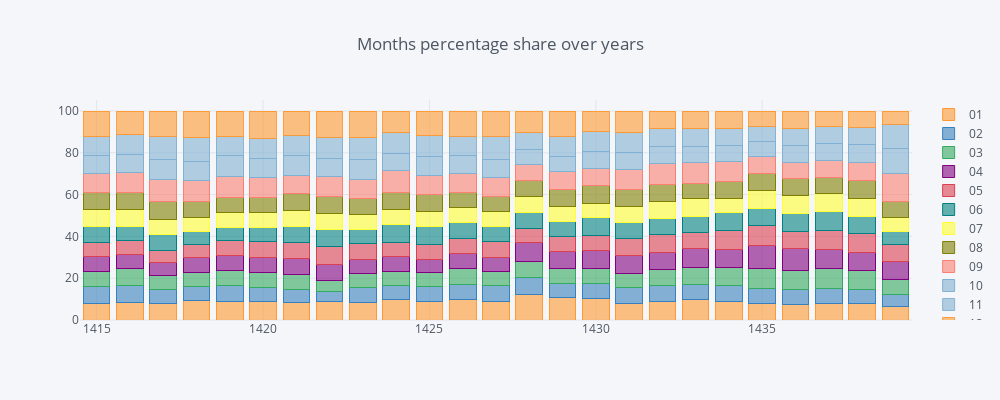
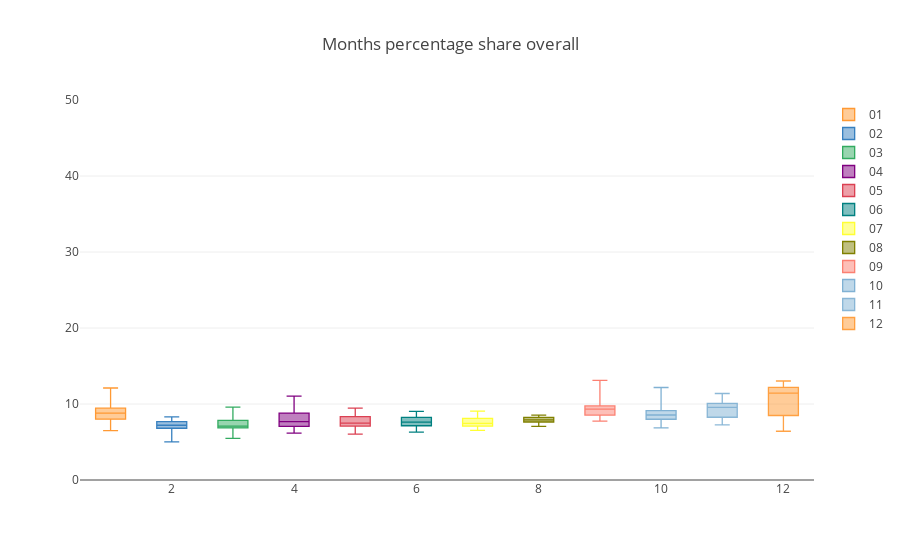

Notebook source saved alongside these figures, in order:
### Markdown cell above
* Now we have **25 samples, 12 groups** of data.
* This is the final dataset that we are going to do our analysis (**statistical test**) on it.

### Code cell
import plotly.graph_objs as go    



# Taking the percentage of month share for each year separately
# bars, to compare months percentage share & how it is changing over years 
df_main.iplot(kind='bar',barmode='stack',title='Months percentage share over years')


# box, to compare the overall months percentage share & to prevent outliers effect when comparing
layout = go.Layout(yaxis=dict(range=[0,50]),title='Months percentage share overall')
df_main.iplot(kind='box',layout=layout)

### Figure 1 — Plotly figure (JSON) as saved in the notebook; plotly's stock layout.template omitted (floating-point values rounded to 4 significant figures)
{"data": [{"marker": {"color": "rgba(255, 153, 51, 0.6)", "line": {"color": "rgba(255, 153, 51, 1.0)", "width": 1}}, "name": "01", "orientation": "v", "text": "", "type": "bar", "uid": "b6bf62ab-fcd8-47f2-9476-7aef716be39d", "x": ["1415", "1416", "1417", "1418", "1419", "1420", "1421", "1422", "1423", "1424", "1425", "1426", "1427", "1428", "1429", "1430", "1431", "1432", "1433", "1434", "1435", "1436", "1437", "1438", "1439"], "y": [8.02, 8.538, 8.121, 9.387, 8.952, 8.899, 8.298, 8.627, 8.198, 9.66, 8.991, 9.665, 8.99, 12.11, 10.6, 10.14, 7.811, 8.817, 9.663, 8.794, 7.676, 7.256, 7.968, 7.679, 6.509]}, {"marker": {"color": "rgba(55, 128, 191, 0.6)", "line": {"color": "rgba(55, 128, 191, 1.0)", "width": 1}}, "name": "02", "orientation": "v", "text": "", "type": "bar", "uid": "9cca5530-837d-49a5-9ffc-7fe57b14308d", "x": ["1415", "1416", "1417", "1418", "1419", "1420", "1421", "1422", "1423", "1424", "1425", "1426", "1427", "1428", "1429", "1430", "1431", "1432", "1433", "1434", "1435", "1436", "1437", "1438", "1439"], "y": [8.12, 7.853, 6.441, 6.61, 7.754, 6.733, 6.52, 5.016, 7.124, 6.91, 6.835, 7.237, 7.516, 8.306, 6.968, 7.498, 7.679, 7.689, 7.487, 7.944, 7.399, 7.204, 7.031, 6.994, 5.507]}, {"marker": {"color": "rgba(50, 171, 96, 0.6)", "line": {"color": "rgba(50, 171, 96, 1.0)", "width": 1}}, "name": "03", "orientation": "v", "text": "", "type": "bar", "uid": "01819a7b-9247-4dac-b4bc-4f4d023e918b", "x": ["1415", "1416", "1417", "1418", "1419", "1420", "1421", "1422", "1423", "1424", "1425", "1426", "1427", "1428", "1429", "1430", "1431", "1432", "1433", "1434", "1435", "1436", "1437", "1438", "1439"], "y": [7.055, 8.04, 6.565, 6.882, 6.766, 7.26, 6.717, 5.474, 6.967, 6.734, 7.006, 7.534, 6.863, 7.551, 7.078, 6.822, 6.993, 7.626, 7.781, 8.33, 9.6, 9.074, 9.414, 8.836, 7.181]}, {"marker": {"color": "rgba(128, 0, 128, 0.6)", "line": {"color": "rgba(128, 0, 128, 1.0)", "width": 1}}, "name": "04", "orientation": "v", "text": "", "type": "bar", "uid": "81b4fea7-82c6-4084-ad93-6e37e124cc31", "x": ["1415", "1416", "1417", "1418", "1419", "1420", "1421", "1422", "1423", "1424", "1425", "1426", "1427", "1428", "1429", "1430", "1431", "1432", "1433", "1434", "1435", "1436", "1437", "1438", "1439"], "y": [7.321, 6.918, 6.161, 6.882, 7.395, 7.114, 7.677, 7.595, 6.627, 7.238, 6.296, 7.435, 6.767, 8.885, 7.932, 8.674, 8.32, 8.358, 9.114, 8.775, 11.04, 10.46, 9.364, 8.608, 9.012]}, {"marker": {"color": "rgba(219, 64, 82, 0.6)", "line": {"color": "rgba(219, 64, 82, 1.0)", "width": 1}}, "name": "05", "orientation": "v", "text": "", "type": "bar", "uid": "e24c476a-12e6-497f-afc5-b4a79cf0b8d7", "x": ["1415", "1416", "1417", "1418", "1419", "1420", "1421", "1422", "1423", "1424", "1425", "1426", "1427", "1428", "1429", "1430", "1431", "1432", "1433", "1434", "1435", "1436", "1437", "1438", "1439"], "y": [6.789, 6.762, 6.036, 6.339, 6.946, 7.494, 7.959, 8.398, 7.465, 6.532, 7.153, 7.237, 7.395, 7.148, 7.326, 7.498, 8.32, 8.232, 7.762, 8.813, 9.461, 8.491, 8.888, 9.195, 7.694]}, {"marker": {"color": "rgba(0, 128, 128, 0.6)", "line": {"color": "rgba(0, 128, 128, 1.0)", "width": 1}}, "name": "06", "orientation": "v", "text": "", "type": "bar", "uid": "4b09a909-cec5-45cd-a015-b6a4e5d15736", "x": ["1415", "1416", "1417", "1418", "1419", "1420", "1421", "1422", "1423", "1424", "1425", "1426", "1427", "1428", "1429", "1430", "1431", "1432", "1433", "1434", "1435", "1436", "1437", "1438", "1439"], "y": [7.421, 6.762, 7.405, 6.308, 6.557, 6.762, 7.705, 8.197, 7.15, 8.55, 8.354, 7.584, 7.105, 7.576, 7.298, 8.203, 7.679, 7.606, 7.899, 8.581, 8.213, 8.679, 9.019, 8.331, 6.561]}, {"marker": {"color": "rgba(255, 255, 51, 0.6)", "line": {"color": "rgba(255, 255, 51, 1.0)", "width": 1}}, "name": "07", "orientation": "v", "text": "", "type": "bar", "uid": "3bc6ec8c-4c25-4a99-8e96-90ab4cd03422", "x": ["1415", "1416", "1417", "1418", "1419", "1420", "1421", "1422", "1423", "1424", "1425", "1426", "1427", "1428", "1429", "1430", "1431", "1432", "1433", "1434", "1435", "1436", "1437", "1438", "1439"], "y": [8.087, 7.946, 7.312, 6.731, 7.006, 7.084, 7.592, 7.739, 6.757, 7.44, 7.374, 7.113, 7.057, 7.501, 7.243, 6.998, 7.723, 8.232, 8.428, 7.112, 8.785, 8.182, 9.052, 8.689, 6.522]}, {"marker": {"color": "rgba(128, 128, 0, 0.6)", "line": {"color": "rgba(128, 128, 0, 1.0)", "width": 1}}, "name": "08", "orientation": "v", "text": "", "type": "bar", "uid": "03a75026-c05f-45c4-b6b4-0b7c6ba7caa2", "x": ["1415", "1416", "1417", "1418", "1419", "1420", "1421", "1422", "1423", "1424", "1425", "1426", "1427", "1428", "1429", "1430", "1431", "1432", "1433", "1434", "1435", "1436", "1437", "1438", "1439"], "y": [8.319, 8.414, 8.494, 7.727, 7.395, 7.055, 7.846, 7.825, 7.674, 8.045, 7.913, 7.435, 7.371, 7.702, 8.014, 8.292, 7.701, 8.42, 7.115, 8.079, 8.04, 8.216, 7.491, 8.543, 7.945]}, {"marker": {"color": "rgba(251, 128, 114, 0.6)", "line": {"color": "rgba(251, 128, 114, 1.0)", "width": 1}}, "name": "09", "orientation": "v", "text": "", "type": "bar", "uid": "489c7984-cf54-491c-9cdf-213439f7aae4", "x": ["1415", "1416", "1417", "1418", "1419", "1420", "1421", "1422", "1423", "1424", "1425", "1426", "1427", "1428", "1429", "1430", "1431", "1432", "1433", "1434", "1435", "1436", "1437", "1438", "1439"], "y": [9.085, 9.442, 10.77, 9.689, 9.76, 9.924, 8.863, 9.63, 9.324, 10.39, 9.236, 9.071, 9.159, 7.752, 8.593, 8.38, 9.737, 9.674, 10.15, 9.316, 7.954, 7.804, 8.329, 8.314, 13.1]}, {"marker": {"color": "rgba(128, 177, 211, 0.6)", "line": {"color": "rgba(128, 177, 211, 1.0)", "width": 1}}, "name": "10", "orientation": "v", "text": "", "type": "bar", "uid": "1ef23ed6-7919-4494-9a41-8017160c16b7", "x": ["1415", "1416", "1417", "1418", "1419", "1420", "1421", "1422", "1423", "1424", "1425", "1426", "1427", "1428", "1429", "1430", "1431", "1432", "1433", "1434", "1435", "1436", "1437", "1438", "1439"], "y": [8.552, 8.32, 9.645, 9.417, 9.97, 8.987, 9.455, 8.828, 9.377, 8.02, 9.04, 8.525, 8.579, 6.871, 7.133, 7.998, 8.254, 8.588, 7.801, 7.847, 7.174, 8.199, 7.984, 8.852, 12.17]}, {"marker": {"color": "rgba(128, 177, 211, 0.6)", "line": {"color": "rgba(128, 177, 211, 0.8999999999999999)", "width": 1}}, "name": "11", "orientation": "v", "text": "", "type": "bar", "uid": "faf82913-fada-4197-81e1-574de8dba7ae", "x": ["1415", "1416", "1417", "1418", "1419", "1420", "1421", "1422", "1423", "1424", "1425", "1426", "1427", "1428", "1429", "1430", "1431", "1432", "1433", "1434", "1435", "1436", "1437", "1438", "1439"], "y": [8.918, 9.567, 10.89, 11.14, 9.192, 9.66, 9.738, 10.23, 10.58, 10.04, 10.02, 9.145, 11.12, 8.256, 9.749, 9.556, 9.427, 8.379, 8.252, 7.924, 7.26, 7.942, 8.001, 8.168, 11.38]}, {"marker": {"color": "rgba(255, 153, 51, 0.6)", "line": {"color": "rgba(255, 153, 51, 0.8999999999999999)", "width": 1}}, "name": "12", "orientation": "v", "text": "", "type": "bar", "uid": "08503a2a-c552-47aa-9493-207787956330", "x": ["1415", "1416", "1417", "1418", "1419", "1420", "1421", "1422", "1423", "1424", "1425", "1426", "1427", "1428", "1429", "1430", "1431", "1432", "1433", "1434", "1435", "1436", "1437", "1438", "1439"], "y": [12.31, 11.44, 12.17, 12.89, 12.31, 13.03, 11.63, 12.44, 12.76, 10.44, 11.78, 12.02, 12.08, 10.34, 12.06, 9.938, 10.36, 8.379, 8.546, 8.485, 7.399, 8.491, 7.459, 7.793, 6.416]}], "layout": {"barmode": "stack", "height": 400, "legend": {"bgcolor": "#F5F6F9", "font": {"color": "#4D5663"}, "traceorder": "normal"}, "paper_bgcolor": "#F5F6F9", "plot_bgcolor": "#F5F6F9", "title": "Months percentage share over years", "titlefont": {"color": "#4D5663"}, "width": 1000, "xaxis": {"gridcolor": "#E1E5ED", "showgrid": true, "tickfont": {"color": "#4D5663"}, "title": "", "titlefont": {"color": "#4D5663"}, "zerolinecolor": "#E1E5ED"}, "yaxis": {"gridcolor": "#E1E5ED", "showgrid": true, "tickfont": {"color": "#4D5663"}, "title": "", "titlefont": {"color": "#4D5663"}, "zerolinecolor": "#E1E5ED"}}}

### Figure 2 — Plotly figure (JSON) as saved in the notebook; plotly's stock layout.template omitted (floating-point values rounded to 4 significant figures)
{"data": [{"boxpoints": false, "line": {"width": 1.3}, "marker": {"color": "rgba(255, 153, 51, 1.0)"}, "name": "01", "orientation": "v", "type": "box", "uid": "7060e25c-c22f-4d39-8d64-b941970cfa23", "y": [8.02, 8.538, 8.121, 9.387, 8.952, 8.899, 8.298, 8.627, 8.198, 9.66, 8.991, 9.665, 8.99, 12.11, 10.6, 10.14, 7.811, 8.817, 9.663, 8.794, 7.676, 7.256, 7.968, 7.679, 6.509]}, {"boxpoints": false, "line": {"width": 1.3}, "marker": {"color": "rgba(55, 128, 191, 1.0)"}, "name": "02", "orientation": "v", "type": "box", "uid": "cbe7f308-6bfb-4ad6-a482-e6c695d6f0fb", "y": [8.12, 7.853, 6.441, 6.61, 7.754, 6.733, 6.52, 5.016, 7.124, 6.91, 6.835, 7.237, 7.516, 8.306, 6.968, 7.498, 7.679, 7.689, 7.487, 7.944, 7.399, 7.204, 7.031, 6.994, 5.507]}, {"boxpoints": false, "line": {"width": 1.3}, "marker": {"color": "rgba(50, 171, 96, 1.0)"}, "name": "03", "orientation": "v", "type": "box", "uid": "3d1c27ee-5a8d-49ca-9531-ad74ba8d53f1", "y": [7.055, 8.04, 6.565, 6.882, 6.766, 7.26, 6.717, 5.474, 6.967, 6.734, 7.006, 7.534, 6.863, 7.551, 7.078, 6.822, 6.993, 7.626, 7.781, 8.33, 9.6, 9.074, 9.414, 8.836, 7.181]}, {"boxpoints": false, "line": {"width": 1.3}, "marker": {"color": "rgba(128, 0, 128, 1.0)"}, "name": "04", "orientation": "v", "type": "box", "uid": "17e16d2e-3b07-4d1a-9278-81addd8c9f55", "y": [7.321, 6.918, 6.161, 6.882, 7.395, 7.114, 7.677, 7.595, 6.627, 7.238, 6.296, 7.435, 6.767, 8.885, 7.932, 8.674, 8.32, 8.358, 9.114, 8.775, 11.04, 10.46, 9.364, 8.608, 9.012]}, {"boxpoints": false, "line": {"width": 1.3}, "marker": {"color": "rgba(219, 64, 82, 1.0)"}, "name": "05", "orientation": "v", "type": "box", "uid": "fb47b47f-30f4-4b69-a9cc-86b91c888767", "y": [6.789, 6.762, 6.036, 6.339, 6.946, 7.494, 7.959, 8.398, 7.465, 6.532, 7.153, 7.237, 7.395, 7.148, 7.326, 7.498, 8.32, 8.232, 7.762, 8.813, 9.461, 8.491, 8.888, 9.195, 7.694]}, {"boxpoints": false, "line": {"width": 1.3}, "marker": {"color": "rgba(0, 128, 128, 1.0)"}, "name": "06", "orientation": "v", "type": "box", "uid": "889d126a-64df-4305-a4f9-4f48e0cfa964", "y": [7.421, 6.762, 7.405, 6.308, 6.557, 6.762, 7.705, 8.197, 7.15, 8.55, 8.354, 7.584, 7.105, 7.576, 7.298, 8.203, 7.679, 7.606, 7.899, 8.581, 8.213, 8.679, 9.019, 8.331, 6.561]}, {"boxpoints": false, "line": {"width": 1.3}, "marker": {"color": "rgba(255, 255, 51, 1.0)"}, "name": "07", "orientation": "v", "type": "box", "uid": "a769ed6d-aa77-48dd-a4e1-40f5786d79a2", "y": [8.087, 7.946, 7.312, 6.731, 7.006, 7.084, 7.592, 7.739, 6.757, 7.44, 7.374, 7.113, 7.057, 7.501, 7.243, 6.998, 7.723, 8.232, 8.428, 7.112, 8.785, 8.182, 9.052, 8.689, 6.522]}, {"boxpoints": false, "line": {"width": 1.3}, "marker": {"color": "rgba(128, 128, 0, 1.0)"}, "name": "08", "orientation": "v", "type": "box", "uid": "7af3c7cf-7a89-4a4d-bced-076bbf3a2cb5", "y": [8.319, 8.414, 8.494, 7.727, 7.395, 7.055, 7.846, 7.825, 7.674, 8.045, 7.913, 7.435, 7.371, 7.702, 8.014, 8.292, 7.701, 8.42, 7.115, 8.079, 8.04, 8.216, 7.491, 8.543, 7.945]}, {"boxpoints": false, "line": {"width": 1.3}, "marker": {"color": "rgba(251, 128, 114, 1.0)"}, "name": "09", "orientation": "v", "type": "box", "uid": "3c49716d-1e65-4287-b7c3-f2cdd7d86b60", "y": [9.085, 9.442, 10.77, 9.689, 9.76, 9.924, 8.863, 9.63, 9.324, 10.39, 9.236, 9.071, 9.159, 7.752, 8.593, 8.38, 9.737, 9.674, 10.15, 9.316, 7.954, 7.804, 8.329, 8.314, 13.1]}, {"boxpoints": false, "line": {"width": 1.3}, "marker": {"color": "rgba(128, 177, 211, 1.0)"}, "name": "10", "orientation": "v", "type": "box", "uid": "7b3d1927-0aed-40f6-963b-b19e0ee793ee", "y": [8.552, 8.32, 9.645, 9.417, 9.97, 8.987, 9.455, 8.828, 9.377, 8.02, 9.04, 8.525, 8.579, 6.871, 7.133, 7.998, 8.254, 8.588, 7.801, 7.847, 7.174, 8.199, 7.984, 8.852, 12.17]}, {"boxpoints": false, "line": {"width": 1.3}, "marker": {"color": "rgba(128, 177, 211, 0.8999999999999999)"}, "name": "11", "orientation": "v", "type": "box", "uid": "c60574fb-5d1e-4ef5-9429-c5345f0efba6", "y": [8.918, 9.567, 10.89, 11.14, 9.192, 9.66, 9.738, 10.23, 10.58, 10.04, 10.02, 9.145, 11.12, 8.256, 9.749, 9.556, 9.427, 8.379, 8.252, 7.924, 7.26, 7.942, 8.001, 8.168, 11.38]}, {"boxpoints": false, "line": {"width": 1.3}, "marker": {"color": "rgba(255, 153, 51, 0.8999999999999999)"}, "name": "12", "orientation": "v", "type": "box", "uid": "de0f8493-e398-4d2d-a4d5-21865bf31b9f", "y": [12.31, 11.44, 12.17, 12.89, 12.31, 13.03, 11.63, 12.44, 12.76, 10.44, 11.78, 12.02, 12.08, 10.34, 12.06, 9.938, 10.36, 8.379, 8.546, 8.485, 7.399, 8.491, 7.459, 7.793, 6.416]}], "layout": {"title": "Months percentage share overall", "yaxis": {"range": [0, 50]}}}
